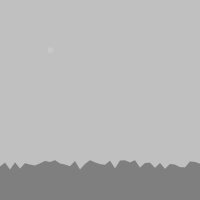
Frame 1 (no input)
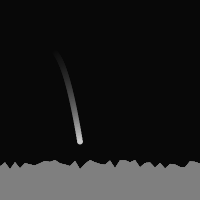
Frame 60 (the mouse pressed at the canvas centre just before this capture)
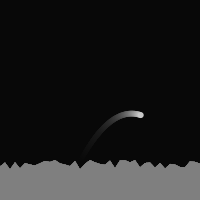
Frame 120 (the mouse held since frame 60 and released just before this capture)

The Processing sketch that drew these frames (run headless with seeded random() and noise(); from frame 60 on, the mouse is pressed at the canvas centre):

// Processing sketch: Reflection2
// ── Reflection2.pde
/**
 * Non-orthogonal Collision with Multiple Ground Segments 
 * by Ira Greenberg. 
 * 
 * Based on Keith Peter's Solution in
 * Foundation Actionscript Animation: Making Things Move!
 * http://www.friendsofed.com/book.html?isbn=1590597915
 */

Orb orb;
Vect2D velocity;
float gravity = .05, damping = 0.8;
int segments = 40;
Ground[] ground = new Ground[segments];
float[] peakHeights = new float[segments+1];

void setup(){
  size(200, 200);
  smooth();
  orb = new Orb(50, 50, 3);
  velocity = new Vect2D(.5, 0);

  // Calculate ground peak heights 
  for (int i=0; i<peakHeights.length; i++){
    peakHeights[i] = random(height-40, height-30);
  }

  /* Float value required for segment width (segs)
   calculations so the ground spans the entire 
   display window, regardless of segment number. */
  float segs = segments;
  for (int i=0; i<segments; i++){
    ground[i]  = new Ground(width/segs*i, peakHeights[i],
    width/segs*(i+1), peakHeights[i+1]);
  }
}


void draw(){
  // Background
  noStroke();
  fill(0, 15);
  rect(0, 0, width, height);

  // Move orb
  orb.x += velocity.vx;
  velocity.vy += gravity;
  orb.y += velocity.vy;

  // Draw ground
  fill(127);
  beginShape();
  for (int i=0; i<segments; i++){
    vertex(ground[i].x1, ground[i].y1);
    vertex(ground[i].x2, ground[i].y2);
  }
  vertex(ground[segments-1].x2, height);
  vertex(ground[0].x1, height);
  endShape(CLOSE);

  // Draw orb
  noStroke();
  fill(200);
  ellipse(orb.x, orb.y, orb.r*2, orb.r*2);

  // Collision detection
  checkWallCollision();
  for (int i=0; i<segments; i++){
    checkGroundCollision(ground[i]);
  }
}


void checkWallCollision(){
  if (orb.x > width-orb.r){
    orb.x = width-orb.r;
    velocity.vx *= -1;
    velocity.vx *= damping;
  } 
  else if (orb.x < orb.r){
    orb.x = orb.r;
    velocity.vx *= -1;
    velocity.vx *= damping;
  }
}


void checkGroundCollision(Ground groundSegment) {

  // Get difference between orb and ground
  float deltaX = orb.x - groundSegment.x;
  float deltaY = orb.y - groundSegment.y;

  // Precalculate trig values
  float cosine = cos(groundSegment.rot);
  float sine = sin(groundSegment.rot);

  /* Rotate ground and velocity to allow 
   orthogonal collision calculations */
  float groundXTemp = cosine * deltaX + sine * deltaY;
  float groundYTemp = cosine * deltaY - sine * deltaX;
  float velocityXTemp = cosine * velocity.vx + sine * velocity.vy;
  float velocityYTemp = cosine * velocity.vy - sine * velocity.vx;

  /* Ground collision - check for surface 
   collision and also that orb is within 
   left/rights bounds of ground segment */
  if (groundYTemp > -orb.r &&
    orb.x > groundSegment.x1 &&
    orb.x < groundSegment.x2 ){
    // keep orb from going into ground
    groundYTemp = -orb.r;
    // bounce and slow down orb
    velocityYTemp *= -1.0;
    velocityYTemp *= damping;
  }

  // Reset ground, velocity and orb
  deltaX = cosine * groundXTemp - sine * groundYTemp;
  deltaY = cosine * groundYTemp + sine * groundXTemp;
  velocity.vx = cosine * velocityXTemp - sine * velocityYTemp;
  velocity.vy = cosine * velocityYTemp + sine * velocityXTemp;
  orb.x = groundSegment.x + deltaX;
  orb.y = groundSegment.y + deltaY;
}


class Ground {
  float x1, y1, x2, y2;  
  float x, y, len, rot;

  // Default constructor
  Ground(){
  }

  // Constructor
  Ground(float x1, float y1, float x2, float y2) {
    this.x1 = x1;
    this.y1 = y1;
    this.x2 = x2;
    this.y2 = y2;
    x = (x1+x2)/2;
    y = (y1+y2)/2;
    len = dist(x1, y1, x2, y2);
    rot = atan2((y2-y1), (x2-x1));
  }
}


class Orb{
  float x, y, r;

  // Default constructor
  Orb() {
  }

  Orb(float x, float y, float r) {
    this.x = x;
    this.y = y;
    this.r = r;
  }
}

class Vect2D{
  float vx, vy;

  // Default constructor
  Vect2D() {
  }

  Vect2D(float vx, float vy) {
    this.vx = vx;
    this.vy = vy;
  }
}
